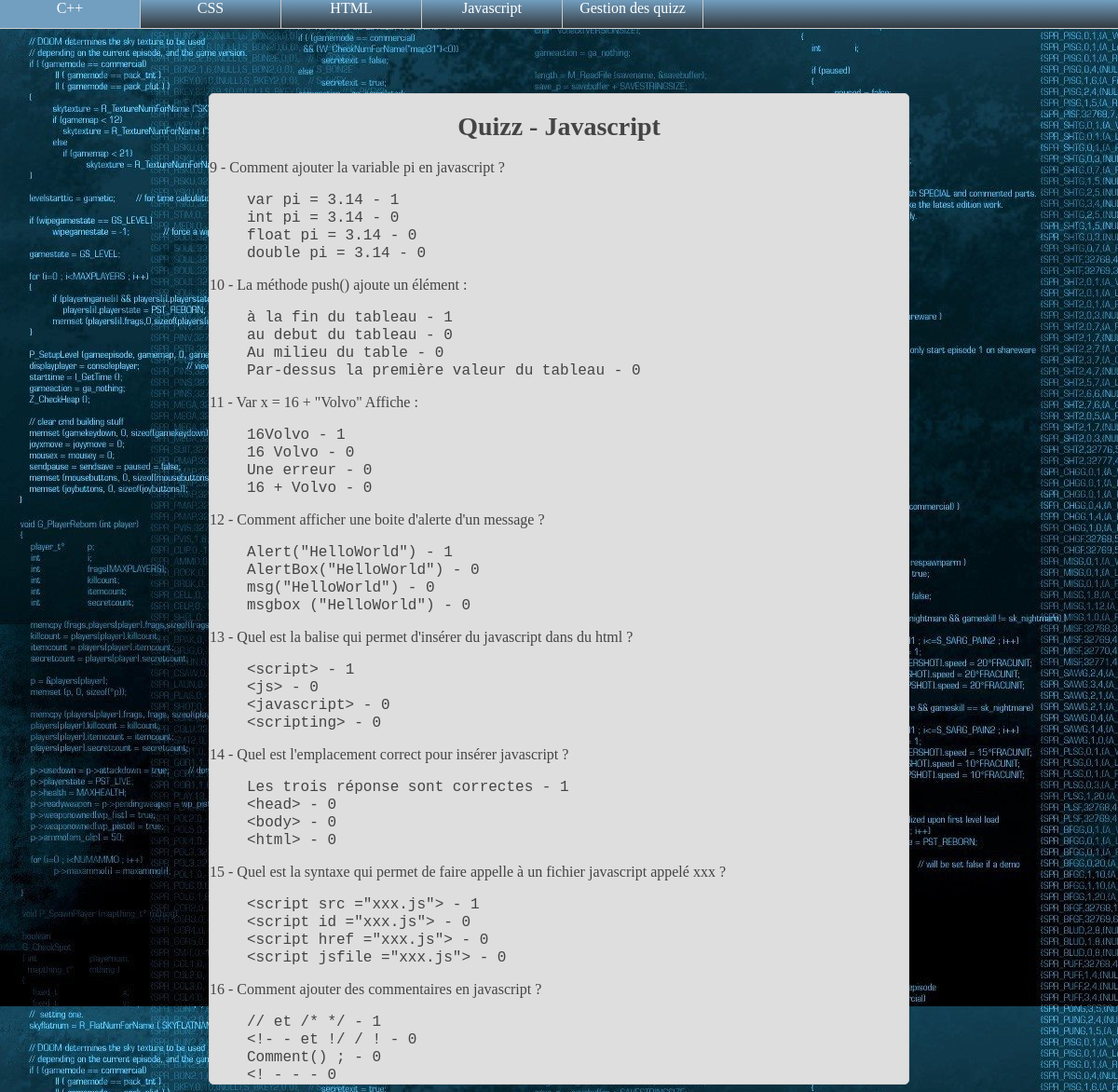
The page /index.php?page=quizz&nom=Javascript on the database its author committed.
### tables this page shows
CREATE TABLE IF NOT EXISTS `nom_quizz` (
  `id` int(5) NOT NULL AUTO_INCREMENT,
  `nom` varchar(255) NOT NULL,
  PRIMARY KEY (`id`)
);

CREATE TABLE IF NOT EXISTS `questions` (
  `id` int(5) NOT NULL AUTO_INCREMENT,
  `id_quizz` int(5) NOT NULL,
  `nom_question` varchar(255) NOT NULL,
  PRIMARY KEY (`id`)
);

CREATE TABLE IF NOT EXISTS `reponses` (
  `id` int(8) NOT NULL AUTO_INCREMENT,
  `id_quizz` int(5) NOT NULL,
  `id_question` int(5) NOT NULL,
  `nom_reponse` varchar(255) NOT NULL,
  `vrai` int(1) NOT NULL,
  PRIMARY KEY (`id`)
);

### quizz.php (the view, shortened to what this page needs)
<?php
$nom = $_GET['nom'];
$req_quizz = $connectdb->prepare('SELECT * FROM nom_quizz WHERE nom=:param1');
$req_quizz->bindParam(':param1', $nom, PDO::PARAM_STR);
$req_quizz->execute() or exit(print_r($req_quizz->errorInfo()));
while ($req_quizz_res = $req_quizz->fetchObject())
{
	$id_quizz = $req_quizz_res->id;
}
?>
<h1>Quizz - <?php echo $nom;?></h1>
<?php
$req_quizz2 = $connectdb->prepare('SELECT * FROM questions WHERE id_quizz=:param2');
$req_quizz2->bindParam(':param2', $id_quizz, PDO::PARAM_INT);
$req_quizz2->execute() or exit(print_r($req_quizz2->errorInfo()));
while ($req_quizz2_res = $req_quizz2->fetchObject())
{
	$id_question = $req_quizz2_res->id;
	$nom_question = $req_quizz2_res->nom_question;
	echo'<p>'.$id_question.' - '.$nom_question.'</p>
	<ul>';
	$req_quizz3 = $connectdb->prepare('SELECT * FROM reponses WHERE id_question=:param3');
	$req_quizz3->bindParam(':param3', $id_question, PDO::PARAM_INT);
	$req_quizz3->execute() or exit(print_r($req_quizz3->errorInfo()));
	while ($req_quizz3_res = $req_quizz3->fetchObject())
	{
		$nom_reponse = $req_quizz3_res->nom_reponse;
		$vrai = $req_quizz3_res->vrai;
		echo'<li><code> '.htmlentities($nom_reponse).' - '.$vrai.' </code></li>';
	}
	echo'</ul>';
}
?>

### index.php (shortened to what this page needs)
<!DOCTYPE html>
<html>
	<head>
		<link rel="stylesheet" type="text/css" href="styles.css">
	</head>
	<body>
	<?php
	include("connexion.php");
	?>
		<nav id="header">
			<?php
			include("head.php");
			?>
		</nav>
		<div id="content">
		<?php
		$page = $_GET['page'];
			if (!$page)
			{
				include("accueils.php");
			}
			elseif($page=="accueils")
			{
				include("accueils.php");
			}
			elseif($page=="ajouter_quizz")
			{
				include("ajouter_quizz.php");
			}
			elseif($page=="quizz")
			{
				include("quizz.php");
			}
			else
			{
				include("404.php");
			}
		?>
		</div>
	</body>
</html>

### head.php (shortened to what this page needs)
<ul>
<?php
$req_categories = $connectdb->prepare('SELECT * FROM nom_quizz ORDER BY nom ASC');
$req_categories->execute() or exit(print_r($req_categories->errorInfo()));
while ($req_categories_res = $req_categories->fetchObject())
{
	$nom = $req_categories_res->nom;
	echo'<li><a href="index.php?page=quizz&nom='.$nom.'">'.$nom.'</a></li>';
}
?><li><a href="index.php?page=ajouter_quizz">Gestion des quizz</a>
    </li>
</ul>

### styles.css (style rules this page uses)
body { background-image : url("images/fond.jpg"); font-size: 16px; font-family: Merriweather,Georgia,"Times New Roman",serif; font-weight : 300; color : #444444; }
a:link, a:visited, a:active { text-decoration: none; color: #FF9900; }
h1 { font-size: 28px; font-family: 'TheSerifLight',georgia,serif; font-weight: bold; color: #444444; text-align: center; }
nav#header { top : 0px; left : 0px; width : 100%; height : 30px; border-bottom : 1px solid #CDCDCD; position: fixed; z-index : 0; background-image : linear-gradient(to bottom, #729EBF 0%, #333A40 100%); }
nav#header ul { left : 0; padding:0; margin:0 auto; list-style:none; }
nav#header a { text-align: center; display:block; text-decoration: none; color: #fff; height : 100%; }
nav#header ul li { box-sizing : content-box; padding : 0; vertical-align: middle; display : inline-block; border-right : 1px solid #CACACA; height : 30px; width : 150px; }
div#content { box-sizing : content-box; margin : 100px auto 0px auto; width : 750px; min-height : 500px; background-color : #DEDEDE; border : 1px solid #CDCDCD; border-radius : 5px; }
ul { margin : 0px; list-style-type : none; }

### rows shown on the page
nom_quizz: nom "C++"
nom_quizz: nom "CSS"
nom_quizz: nom "HTML"
nom_quizz: nom "Javascript"
questions: id "9", nom_question "Comment ajouter la variable pi en javascript ?"
reponses: nom_reponse "var pi = 3.14", vrai "1"
reponses: nom_reponse "int pi = 3.14", vrai "0"
reponses: nom_reponse "float pi = 3.14", vrai "0"
reponses: nom_reponse "double pi = 3.14", vrai "0"
questions: id "10", nom_question "La méthode push() ajoute un élément :"
reponses: nom_reponse "à la fin du tableau", vrai "1"
reponses: nom_reponse "au debut du tableau", vrai "0"
reponses: nom_reponse "Au milieu du table", vrai "0"
reponses: nom_reponse "Par-dessus la première valeur du tableau", vrai "0"
questions: id "11", nom_question "Var x = 16 + \"Volvo\" Affiche :"
reponses: nom_reponse "16Volvo", vrai "1"
reponses: nom_reponse "16 Volvo", vrai "0"
reponses: nom_reponse "Une erreur", vrai "0"
reponses: nom_reponse "16 + Volvo", vrai "0"
questions: id "12", nom_question "Comment afficher une boite d'alerte d'un message ?"
reponses: nom_reponse "Alert(\"HelloWorld\")", vrai "1"
reponses: nom_reponse "AlertBox(\"HelloWorld\")", vrai "0"
reponses: nom_reponse "msg(\"HelloWorld\")", vrai "0"
reponses: nom_reponse "msgbox (\"HelloWorld\")", vrai "0"
questions: id "13", nom_question "Quel est la balise qui permet d'insérer du javascript dans du html ?"
reponses: nom_reponse "<script>", vrai "1"
reponses: nom_reponse "<js>", vrai "0"
reponses: nom_reponse "<javascript>", vrai "0"
reponses: nom_reponse "<scripting>", vrai "0"
questions: id "14", nom_question "Quel est l'emplacement correct pour insérer javascript ?"
reponses: nom_reponse "Les trois réponse sont correctes", vrai "1"
reponses: nom_reponse "<head>", vrai "0"
reponses: nom_reponse "<body>", vrai "0"
reponses: nom_reponse "<html>", vrai "0"
questions: id "15", nom_question "Quel est la syntaxe qui permet de faire appelle à un fichier javascript appelé xxx ?"
reponses: nom_reponse "<script src =\"xxx.js\">", vrai "1"
reponses: nom_reponse "<script id =\"xxx.js\">", vrai "0"
reponses: nom_reponse "<script href =\"xxx.js\">", vrai "0"
reponses: nom_reponse "<script jsfile =\"xxx.js\">", vrai "0"
questions: id "16", nom_question "Comment ajouter des commentaires en javascript ?"
reponses: nom_reponse "// et /* */", vrai "1"
reponses: nom_reponse "<!- - et !/ / !", vrai "0"
reponses: nom_reponse "Comment() ;", vrai "0"
reponses: nom_reponse "<! - -", vrai "0"

### other values the page prints
$nom "Javascript"
